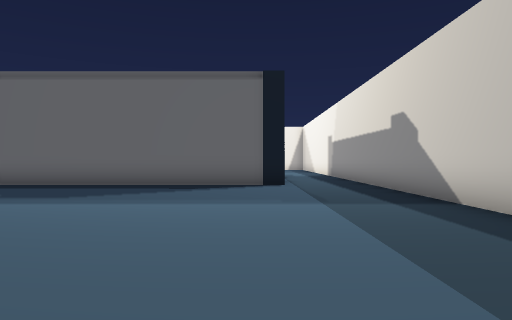
View 1 (above)

19 first-person views from a walk through a Unity game level. The camera is 1.4 m above the floor, looks level and sees 70° across. The floor is counted in squares, 2 m on a side. Each view is taken from the middle of a square. On the plan, view 1 faces up. The plan holds only what a view shows up to about 11 squares ahead; the rest is blank. The place goes on beyond the plan.

View 2
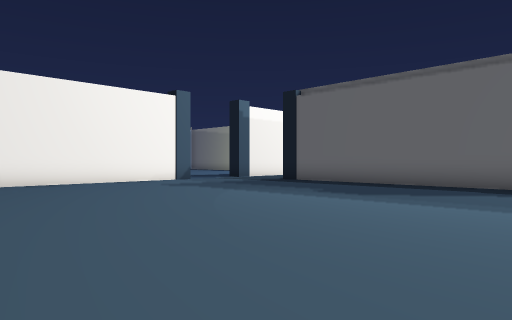

View 3
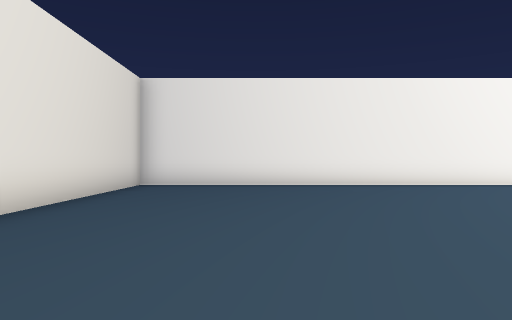

View 4
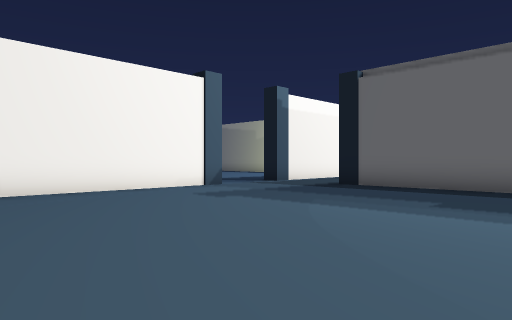

View 5
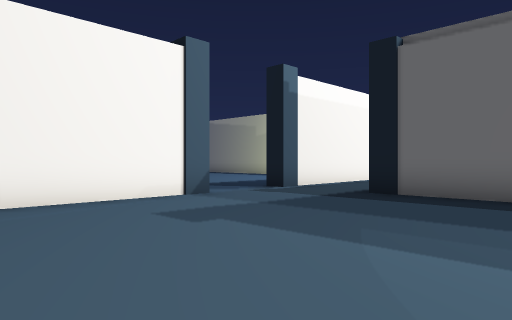

View 6
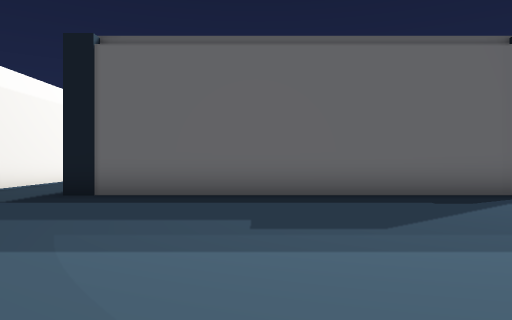

View 7
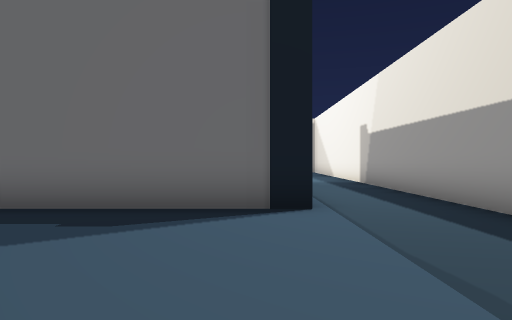

View 8
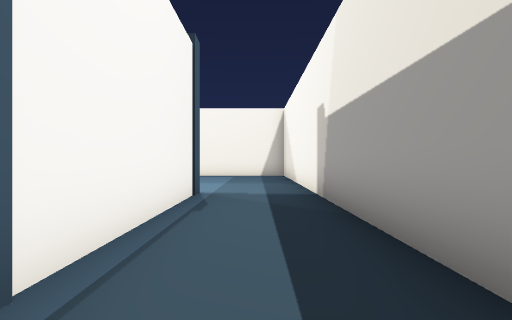

View 9
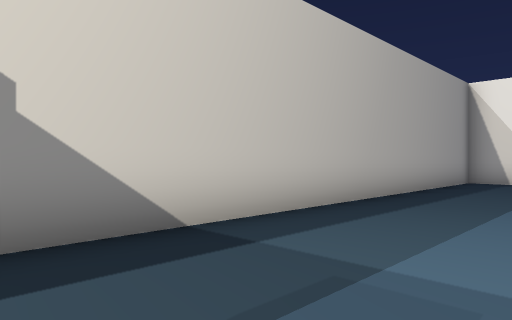

View 10
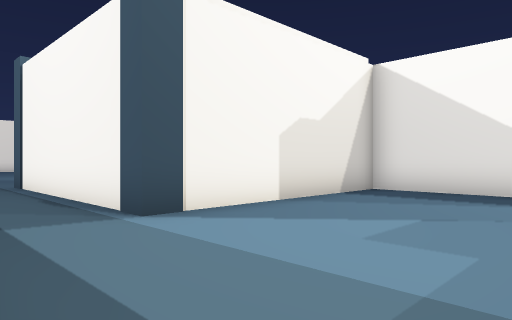

View 11
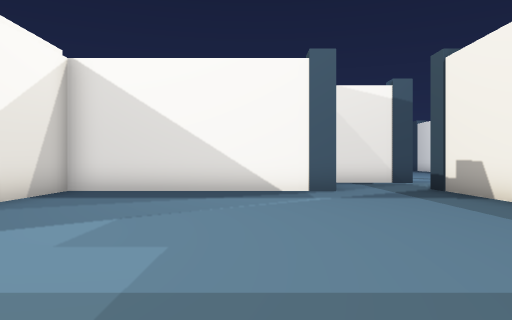

View 12
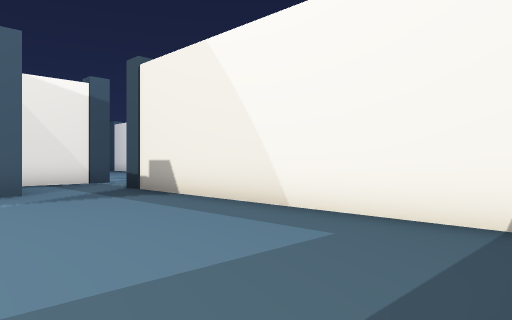

View 13
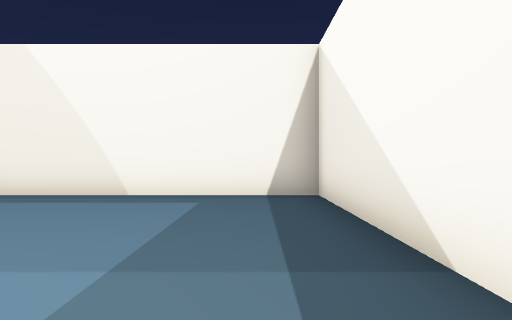

View 14
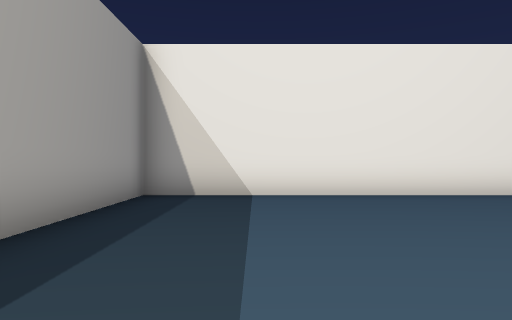

View 15
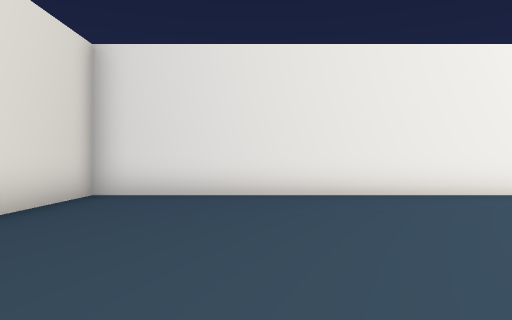

View 16
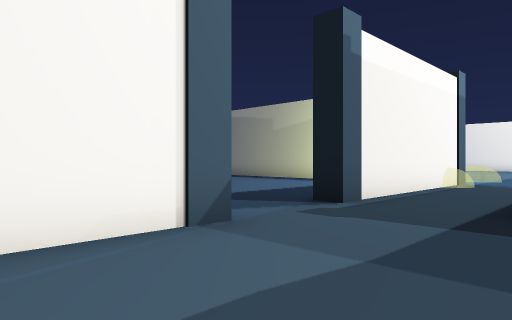

View 17
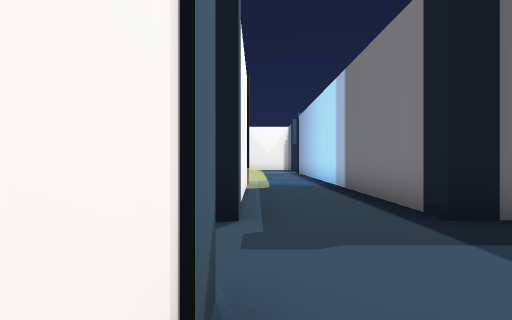

View 18
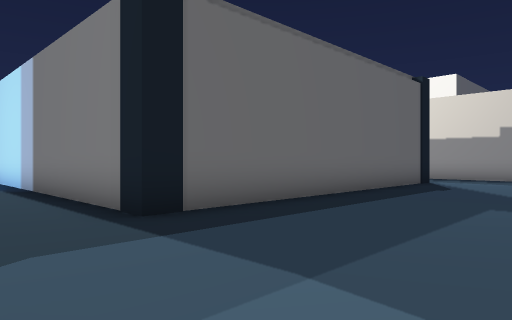

View 19
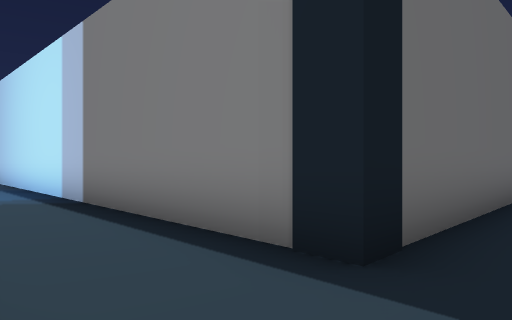

### Floor plan
Ten units are one square. View 1 is at (0, 0); x grows to the right and y downward. Boxes are objects, and circles mark ways between rooms. Rooms are numbered by the first view taken in them; rooms with no view inside come last. Other rooms are left out.
<svg viewBox="-130 -258 168 305">
<path fill="none" stroke="#000" d="M2 -103 -83 -103M-112 -73 -112 42 -56 42M-41 42 33 42 33 -166M-87 -108 -87 -166M8 -163 8 -108M-112 -161 -112 -109M-53 -223 -53 -168 2 -168M33 -166 33 -253 -53 -253"/>
<rect x="-125" y="-85" width="20" height="10" fill="#bbb"><title>pillar</title></rect>
<rect x="-125" y="-105" width="20" height="10" fill="#bbb"><title>pillar</title></rect>
<rect x="-95" y="-105" width="10" height="10" fill="#bbb"><title>pillar</title></rect>
<rect x="5" y="-105" width="10" height="10" fill="#bbb"><title>pillar</title></rect>
<rect x="5" y="-175" width="10" height="10" fill="#bbb"><title>pillar</title></rect>
<circle cx="20" cy="-160" r="3" fill="#2a7"/>
<text x="-40" y="-40">1</text>
<text x="-10" y="-210">2</text>
</svg>
Room 1 opens to room 2.

Where each view was taken, in squares from view 1:
view 1: 0 up, 0 right, facing up
view 2: 0 up, 0 right, facing up-left
view 3: 1 down, 1 left, facing left
view 4: 1 up, 3 left, facing up-left
view 5: 3 up, 5 left, facing up-left
view 6: 3 up, 5 left, facing up
view 7: 5 up, 0 right, facing up
view 8: 9 up, 2 right, facing up
view 9: 8 up, 0 right, facing down-right
view 10: 21 up, 3 right, facing down-left
view 11: 21 up, 3 right, facing left
view 12: 21 up, 3 right, facing up-left
view 13: 18 up, 2 right, facing up
view 14: 3 up, 1 right, facing down
view 15: 1 down, 4 left, facing left
view 16: 5 up, 8 left, facing up-left
view 17: 6 up, 11 left, facing up
view 18: 6 up, 11 left, facing up-right
view 19: 9 up, 11 left, facing up-right
